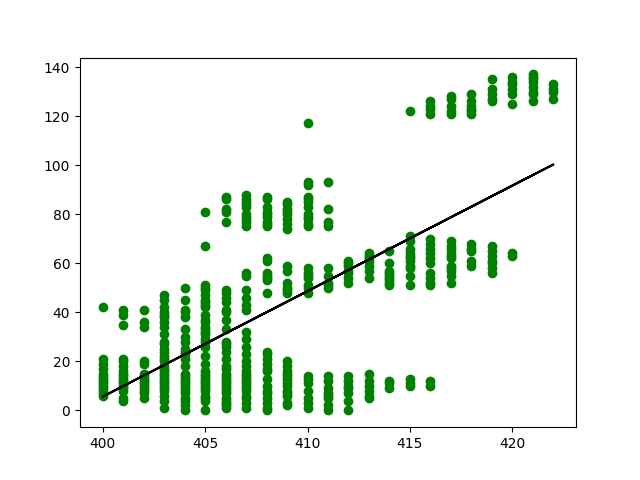
#> input picture windows_regressions/picture1.png, 640 x 480 px; its folder holds only this picture in this run
$ python -i falhaLab.py   (imports and definitions only)
#> lines starting #> are read from the running program, lines starting #| are printed output that depends on the picture; after the words box and inside, x2 and y2 are one past the last pixel; in counts of white or black regions, pixels touching at a corner belong together
"""
v - visualisar grelha de anotação ou regressões lineares na grelha de anotação
p - escolher pré-processamento de imagem.
f - regressão linear no retangulo de seleção.
click (sem drag) ou cursoras - reposiciona retangulo seleção
k/l ou drag rato bottom right retangulo seleção - altera tamanho retangulo seleção
h/j - itera retangulo seleção pela grelha anotação

q - sair
"""
import os

image_name = ''
SEL_THRESHOLD = 4
SMALL_WINDOW = 80 #TAMANHO DOS BLOCOS VERDES

from typing import List, Tuple
import numpy as np
import cv2
from matplotlib import pyplot as plt
import pygame
from pygame.locals import QUIT  # , K_v, K_p
# import math
from sklearn.linear_model import LinearRegression
import utils
import pixelcount
import math

declives = []
r_windows = []

class R_WINDOW:
    # [4 lines left out: function __init__, not called in this run]

"""import pygame
import random

# Initialize Pygame
pygame.init()

# Set up the display
WIDTH, HEIGHT = 200, 100
screen = pygame.display.set_mode((WIDTH, HEIGHT))
pygame.display.set_caption("Line Visualization")
"""


# Function to load a TTF font
# [12 lines left out: function load_font, not called in this run]


"""# Main loop
running = True
while running:
    for event in pygame.event.get():
        if event.type == pygame.QUIT:
            running = False

    # Clear the screen
    screen.fill((255, 255, 255))

    # Draw a line with a number near its midpoint
    start = (random.randint(50, WIDTH - 50), random.randint(50, HEIGHT - 50))
    end = (random.randint(50, WIDTH - 50), random.randint(50, HEIGHT - 50))
    number = random.randint(0, 9)
    draw_line_with_number(screen, start, end, number, font)

    pygame.display.flip()

# Quit Pygame
pygame.quit()
"""


class ImageProcessor:
    def __init__(self, image_path: str):
#> called with image_path = 'windows_regressions/picture1.png'
        self.image = cv2.imread(image_path)
#> self.image is the input picture: shape (480, 640, 3); mean B, G, R 236.2, 243.9, 236.2
        self.original_image = cv2.imread(image_path)
        self.iheight, self.iwidth = self.image.shape[:2]
#> self.iheight = 480; self.iwidth = 640
        self.preprocessed_image = None
        self.valid_positions = []
        self.screen = None
        self.rectangle = pygame.rect.Rect(200, 200, 20, 20, )
        self.declives = []

    def preprocess_image(self, min_sz: int = SMALL_WINDOW) -> None:
        """
        Preprocess the image by applying filters and dividing it into small sizes.

        Parameters:
        - min_sz (int): The minimum size threshold for small images. Default is 10.
        """
        img = self.apply_preprocessing_filters(self.image)
        self.preprocessed_image = pygame.image.frombuffer(cv2.cvtColor(img, cv2.COLOR_BGR2RGB), self.image.shape[1::-1],
                                                          "RGB")


        self.valid_positions = self.divide_into_small_sizes(img, min_sz)

    # [25 lines left out: function divide_into_small_sizes, not called in this run]

    def apply_preprocessing_filters(self, image: np.ndarray):  # -> np.ndarray:
        """
        Apply preprocessing filters to the image.

        Parameters:
        - image (np.ndarray): The image to be preprocessed.

        Returns:
        - np.ndarray: The preprocessed image.
        """
        #FILTRO QUANDO SE CARREGA NA TECLA P
        gray = cv2.cvtColor(image, cv2.COLOR_BGR2GRAY)
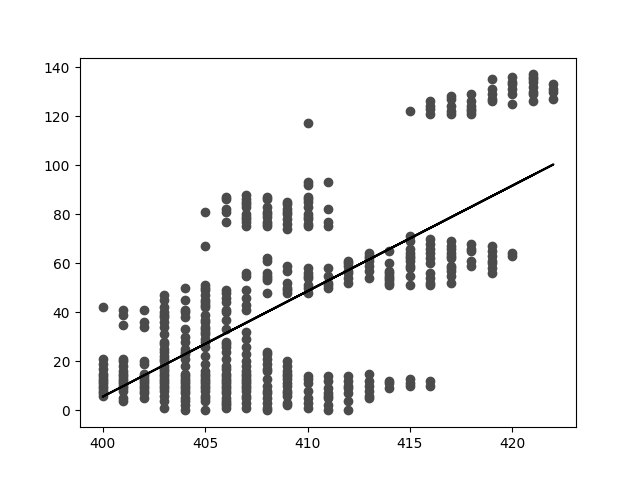
#> gray: shape (480, 640); min 0, max 255, mean 240.7
        bilateral = cv2.bilateralFilter(gray, 5, 75, 75)
        edges = cv2.Canny(bilateral, 30, 80)
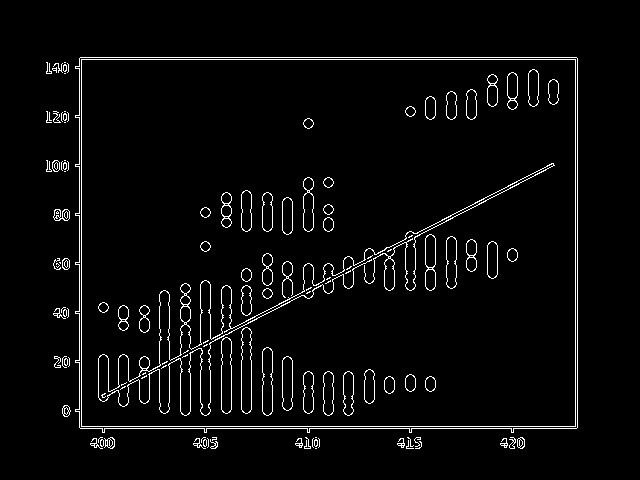
#> edges: shape (480, 640); 3.6% white in thin lines or dots, all inside (x1, y1, x2, y2) = (46, 57, 578, 449)
        kernel = np.ones((5, 5), np.uint8)
        closing = cv2.morphologyEx(edges, cv2.MORPH_CLOSE, kernel)
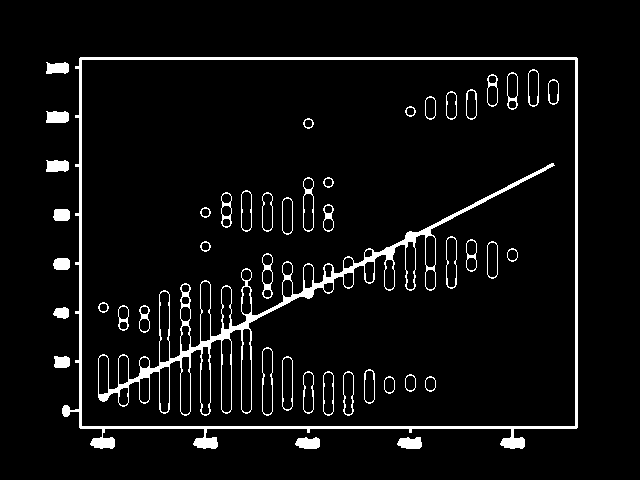
#> closing: shape (480, 640); 5.5% white; 46 white regions
        orb = cv2.ORB_create(nfeatures=1500)
        featured_image = closing

        # Find contours from the closing (edge map)
        contours, _ = cv2.findContours(closing, cv2.RETR_EXTERNAL, cv2.CHAIN_APPROX_SIMPLE)
#> contours = 10 contours; largest, box (x1, y1, x2, y2) and area: (62, 57, 578, 449) 185603, (46, 111, 69, 123) 216, (397, 437, 422, 449) 212, (295, 437, 320, 449) 212, (46, 160, 69, 172) 210

        # Create a mask to fill the contours
        filled_contours = np.zeros_like(gray)  # Same size as the grayscale image

        # Fill the contours with white (255) on the mask
        cv2.drawContours(filled_contours, contours, -1, 255, thickness=10)
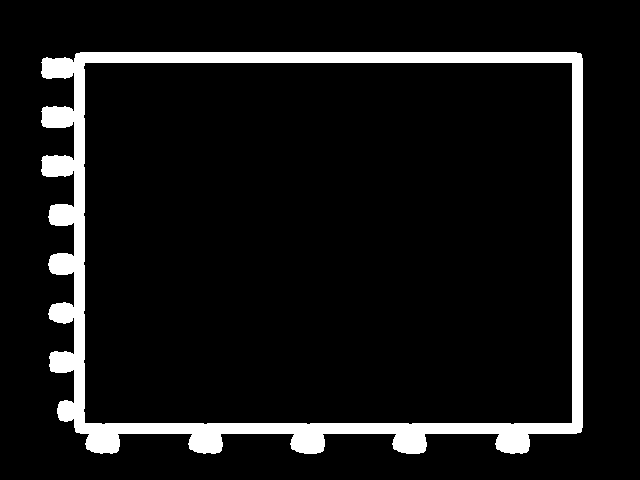
#> filled_contours: shape (480, 640); 8.6% white; 1 white region, box (x1, y1, x2, y2) and area: (41, 52, 583, 454) 26321

        # Convert the filled contour image to color (3 channels) to apply color
        filled_contours_color = cv2.cvtColor(filled_contours, cv2.COLOR_GRAY2BGR)

        # Color the filled areas (you can change the color here)
        filled_contours_color[filled_contours == 255] = [255, 0, 0]  # Filling with green color
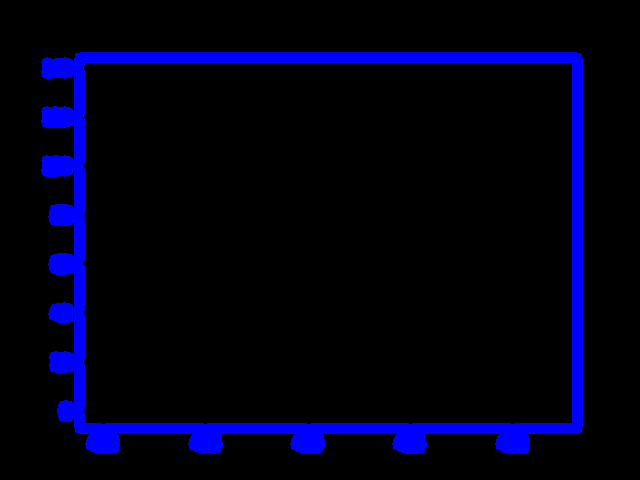
#> filled_contours_color: shape (480, 640, 3); mean B, G, R 21.8, 0, 0

        featured_image_bgr = cv2.cvtColor(featured_image, cv2.COLOR_GRAY2BGR)
#> featured_image_bgr: shape (480, 640, 3); 5.5% white; 46 white regions, largest, box (x1, y1, x2, y2) and area: (62, 57, 578, 449) 6188, (98, 163, 555, 416) 5524, (46, 111, 69, 123) 248
        # Optionally merge the colored filled areas with the original image
        # Blending original image with the filled colored areas
        final_image = cv2.addWeighted(featured_image_bgr, 1, filled_contours_color, 0.3, 0)
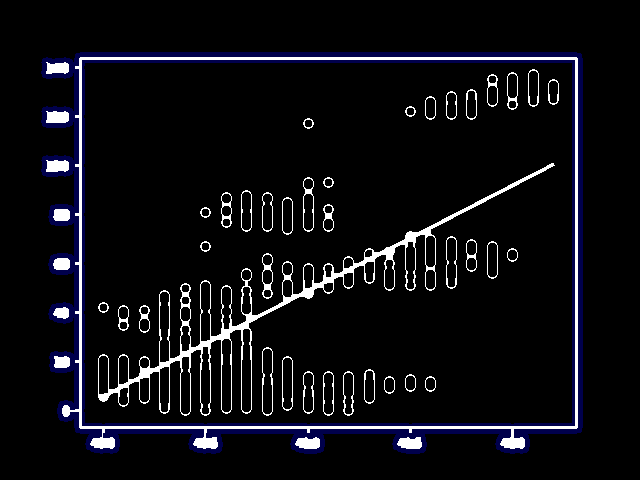
#> final_image: shape (480, 640, 3); mean B, G, R 18.6, 14.1, 14.1

        parse_image_name = image_name.split('.')
#> (the run stopped early here; a loop or call above may not have finished)

$ run again, on windows_regressions/picture10.png
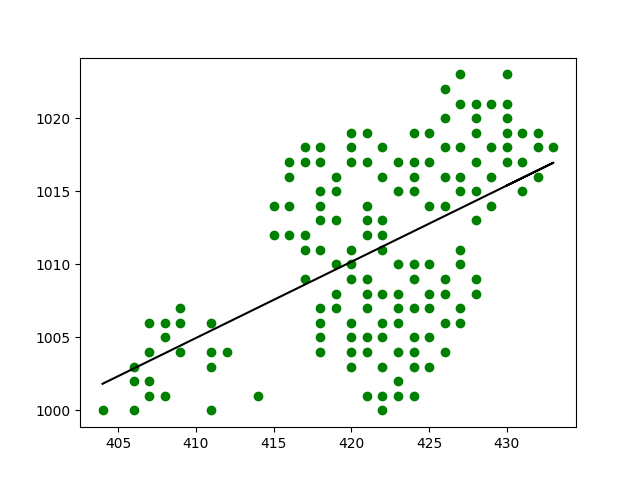
#> input picture windows_regressions/picture10.png, 640 x 480 px
#> in __init__, self.image is the input picture: shape (480, 640, 3); mean B, G, R 242.5, 247.1, 242.5
#> in apply_preprocessing_filters, `edges = cv2.Canny(bilateral, 30, 80)`:
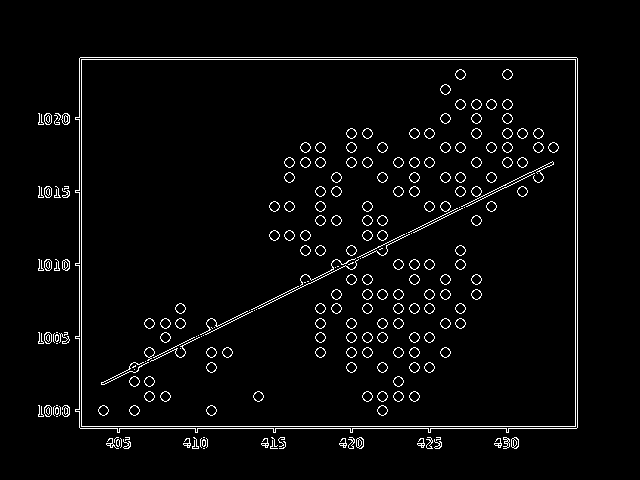
#> edges: shape (480, 640); 3.5% white in thin lines or dots, all inside (x1, y1, x2, y2) = (38, 57, 578, 449)
#> closing: shape (480, 640); 5.8% white; 70 white regions
#> contours = 8 contours; box (x1, y1, x2, y2) and area: (75, 57, 578, 449) 185741, (38, 113, 70, 125) 308, (38, 186, 70, 198) 302, (38, 259, 70, 271) 300, (38, 405, 70, 417) 299, (38, 332, 70, 344) 295, (261, 437, 286, 449) 212, (183, 437, 208, 449) 212
#> filled_contours: shape (480, 640); 8.7% white; 1 white region, box (x1, y1, x2, y2) and area: (33, 52, 583, 454) 26872
#> featured_image_bgr: shape (480, 640, 3); 5.8% white; 70 white regions, largest, box (x1, y1, x2, y2) and area: (75, 57, 578, 449) 6335, (101, 161, 554, 402) 2982, (502, 99, 528, 168) 374
#> in apply_preprocessing_filters, `final_image = cv2.addWeighted(featured_image_bgr, 1, filled_contours_c..`:
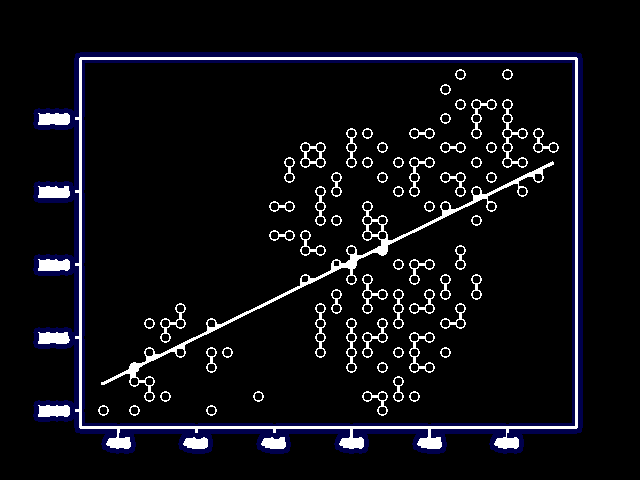
#> final_image: shape (480, 640, 3); mean B, G, R 19.4, 14.8, 14.8

$ run again, on windows_regressions/picture11.png
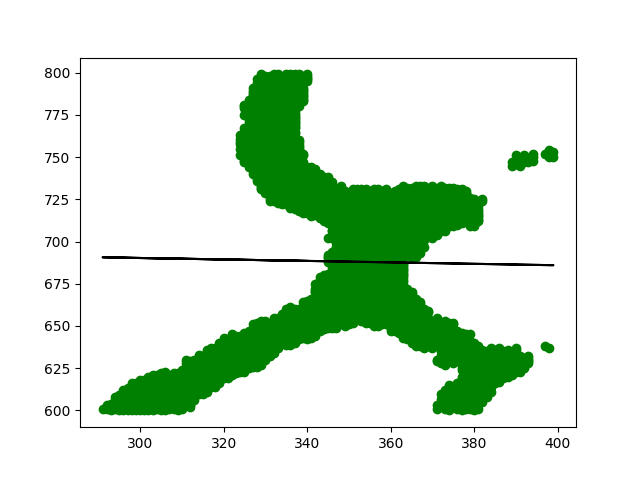
#> input picture windows_regressions/picture11.png, 640 x 480 px
#> in __init__, self.image is the input picture: shape (480, 640, 3); mean B, G, R 214.7, 233.1, 214.7
#> in apply_preprocessing_filters, `edges = cv2.Canny(bilateral, 30, 80)`:
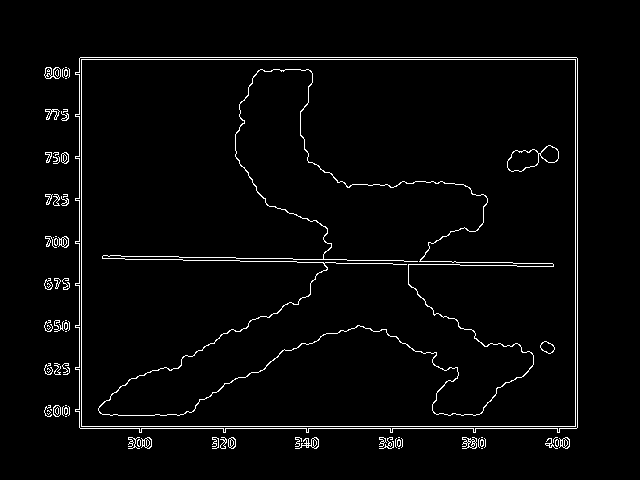
#> edges: shape (480, 640); 2.8% white in thin lines or dots, all inside (x1, y1, x2, y2) = (44, 57, 578, 449)
#> closing: shape (480, 640); 4.5% white; 14 white regions
#> contours = 11 contours; largest, box (x1, y1, x2, y2) and area: (75, 57, 578, 449) 186057, (44, 363, 70, 375) 250, (44, 67, 70, 79) 247, (44, 405, 70, 417) 244, (44, 320, 70, 332) 244
#> filled_contours: shape (480, 640); 9.4% white; 1 white region, box (x1, y1, x2, y2) and area: (39, 52, 583, 454) 28890
#> featured_image_bgr: shape (480, 640, 3); 4.5% white; 14 white regions, largest, box (x1, y1, x2, y2) and area: (75, 57, 578, 449) 6706, (98, 69, 554, 416) 4133, (44, 363, 70, 375) 283
#> in apply_preprocessing_filters, `final_image = cv2.addWeighted(featured_image_bgr, 1, filled_contours_c..`:
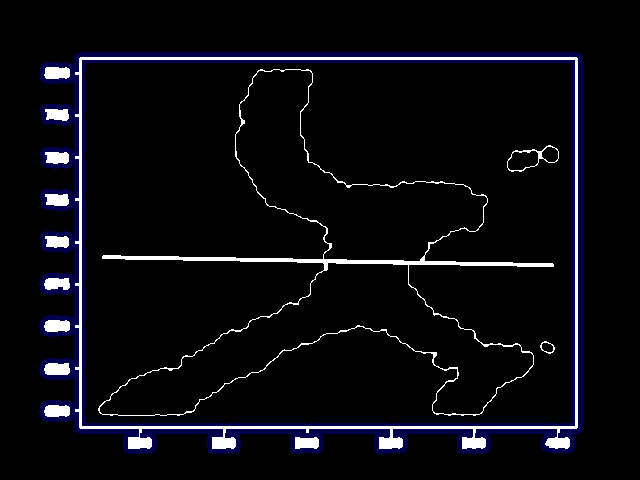
#> final_image: shape (480, 640, 3); mean B, G, R 16.2, 11.4, 11.4

$ run again, on windows_regressions/picture12.png
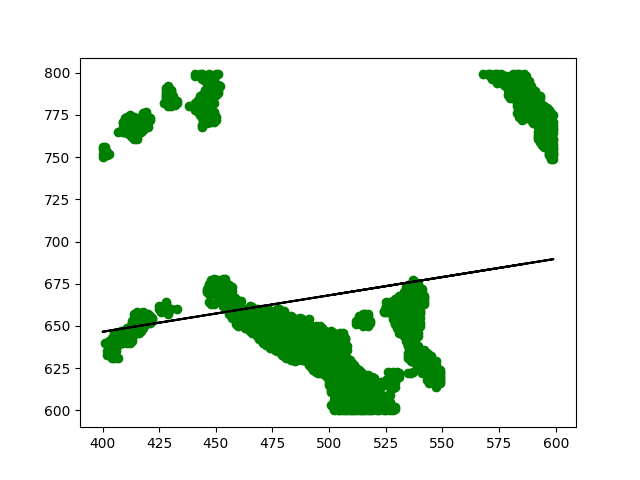
#> input picture windows_regressions/picture12.png, 640 x 480 px
#> in __init__, self.image is the input picture: shape (480, 640, 3); mean B, G, R 232.9, 242, 232.9
#> in apply_preprocessing_filters, `edges = cv2.Canny(bilateral, 30, 80)`:
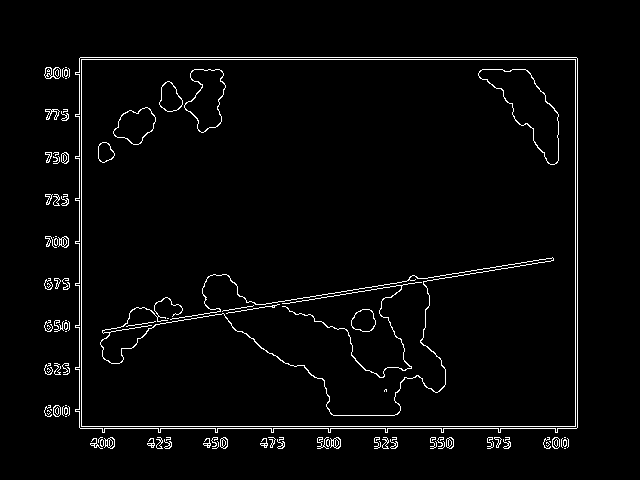
#> edges: shape (480, 640); 2.9% white in thin lines or dots, all inside (x1, y1, x2, y2) = (44, 57, 578, 449)
#> closing: shape (480, 640); 4.8% white; 17 white regions (1 under 20 px)
#> contours = 10 contours; largest, box (x1, y1, x2, y2) and area: (75, 57, 578, 449) 187017, (44, 363, 70, 375) 250, (44, 67, 70, 79) 247, (44, 405, 70, 417) 244, (44, 320, 70, 332) 244
#> filled_contours: shape (480, 640); 10% white; 1 white region, box (x1, y1, x2, y2) and area: (39, 52, 583, 454) 30720
#> featured_image_bgr: shape (480, 640, 3); 4.8% white; 17 white regions (1 under 20 px), largest, box (x1, y1, x2, y2) and area: (75, 57, 578, 449) 7805, (100, 257, 554, 416) 3381, (159, 69, 226, 133) 379
#> in apply_preprocessing_filters, `final_image = cv2.addWeighted(featured_image_bgr, 1, filled_contours_c..`:
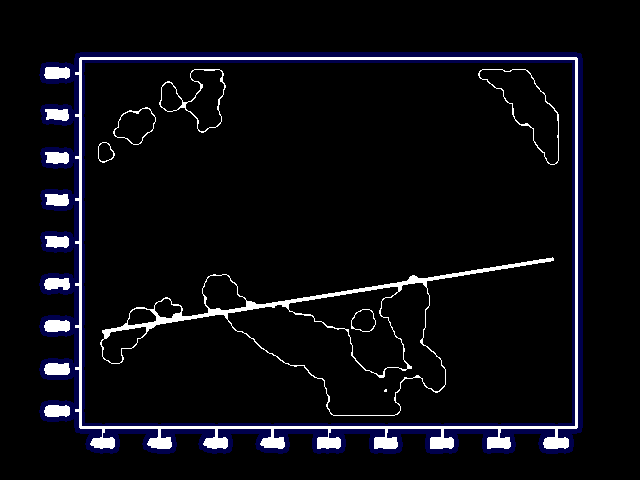
#> final_image: shape (480, 640, 3); mean B, G, R 17.2, 12.1, 12.1
